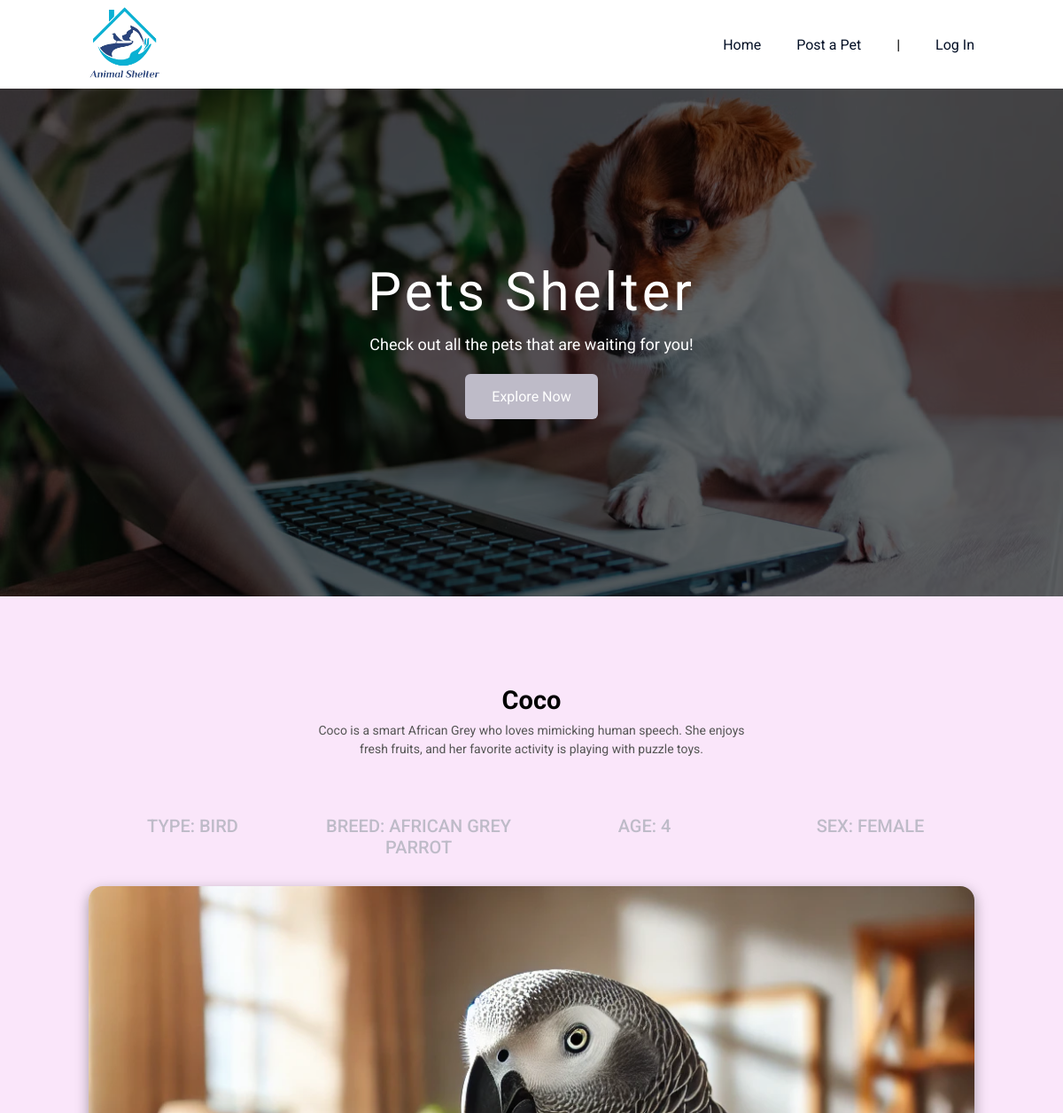
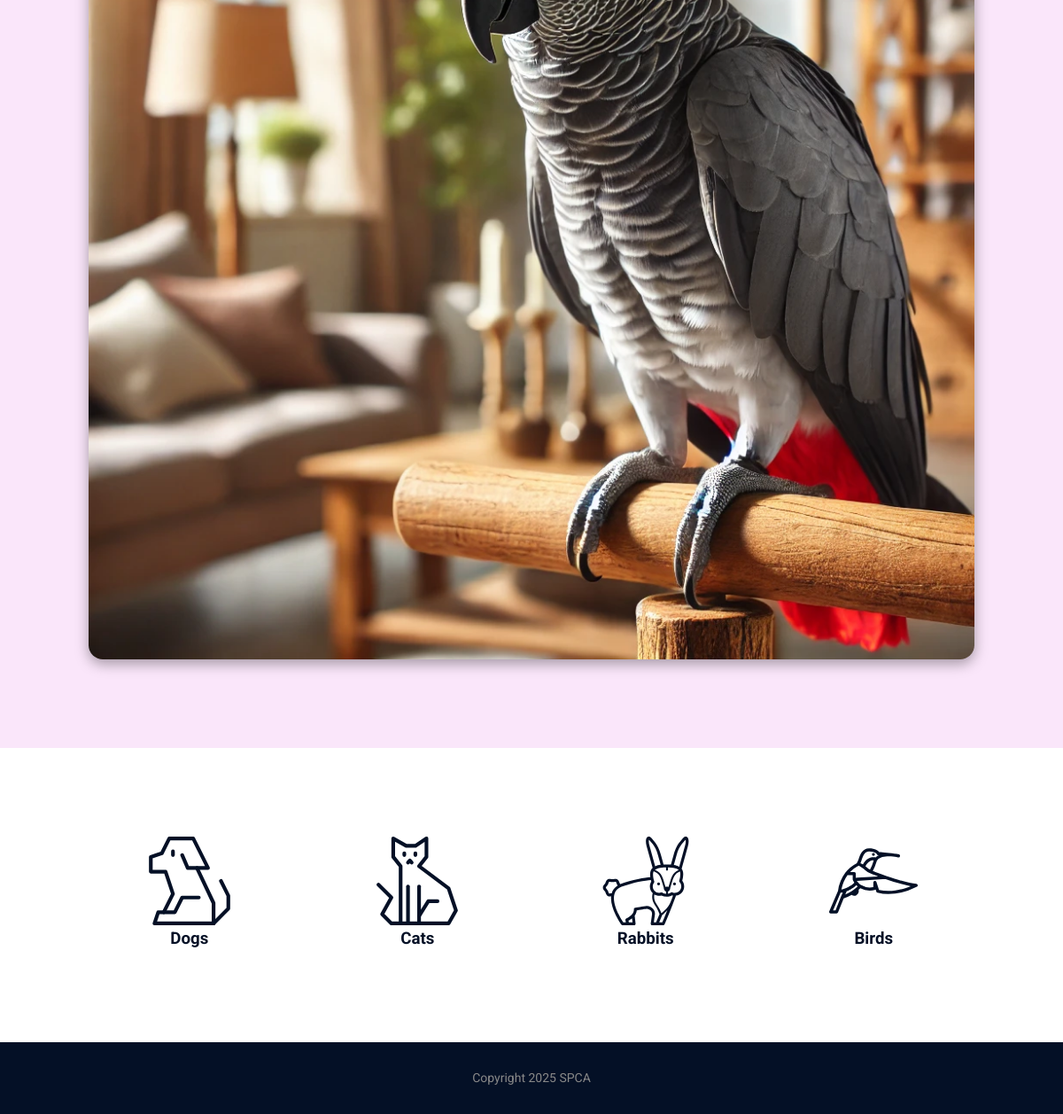
/pet.php?pet=14, run on the app's committed database (2 pictures, top to bottom).
### tables this page shows
CREATE TABLE `pets` (
  `id` int(11) NOT NULL,
  `name` varchar(255) NOT NULL,
  `age` varchar(255) NOT NULL,
  `type` varchar(255) NOT NULL,
  `sex` varchar(255) NOT NULL,
  `breed` varchar(255) NOT NULL,
  `image` varchar(255) NOT NULL,
  `description` text NOT NULL
);

### pet.php (the view, shortened to what this page needs)
<?php
include_once "./configs.php";
 if(isset($_GET["pet"])){
     $petId = $_GET["pet"];
     $request = $conn->prepare("SELECT * FROM pets WHERE id = ?");
     $request->bind_param("i", $petId);
 }
$request->execute();
$result = $request->get_result();
?>
<!doctype html>
<html lang="en">
<head>
    <link rel="stylesheet" href="styles.css">
</head>
<body>
    <?php include_once "components/header.php"; ?>
    <main>
        <?php include_once "components/banner-home.php"; ?>
        <section class="latest">
            <div class="container">
                <?php
                if ($result->num_rows > 0) {
                $row = $result->fetch_assoc()
                ?>
                <div class="section-header" id="section-header">
                    <h2><?= $row['name'] ?></h2>
                    <p><?= $row['description'] ?></p>
                </div>
                <ul class="pet-details">
                    <li>Type: <?= $row['type'] ?></li>
                    <li>Breed: <?= $row['breed'] ?></li>
                    <li>Age: <?= $row['age'] ?></li>
                    <li>Sex: <?= $row['sex'] ?></li>
                </ul>
                <div class="pet-img">
                    <img src="<?= $row['image'] ?>" alt=""/>
                </div>
                    <?php
                } else {
                    echo "No results found!";
                }
                ?>
            </div>
        </section>
        <?php include_once "sections/pet-choice.php"; ?>
    </main>
    <?php include_once "components/footer.php"; ?>
</body>
</html>

### styles.css (style rules this page uses)
:root { --primary-color: #041026; --secondary-color: #bebbc8; }
* { margin: 0; padding: 0; box-sizing: border-box; outline: none; }
body { font-family: "Roboto", serif; }
section { padding: 100px 0; }
h2 { font-size: 29px; margin-bottom: 7px; }
p { color: #555; font-size: 14px; line-height: 1.5; }
ul { list-style: none; }
.container { max-width: 1000px; width: 90%; margin: 0 auto; }
.latest { background: #fae6fa; }
.section-header { text-align: center; max-width: 500px; margin: 0 auto 30px; }

### data on the page
pets: name "Coco", description "Coco is a smart African Grey who loves mimicking human speech. She enjoys fresh fruits, and her favorite activity is playing with puzzle toys.", type "BIRD", breed "AFRICAN GREY PARROT", age "4", sex "FEMALE", image (picture)
